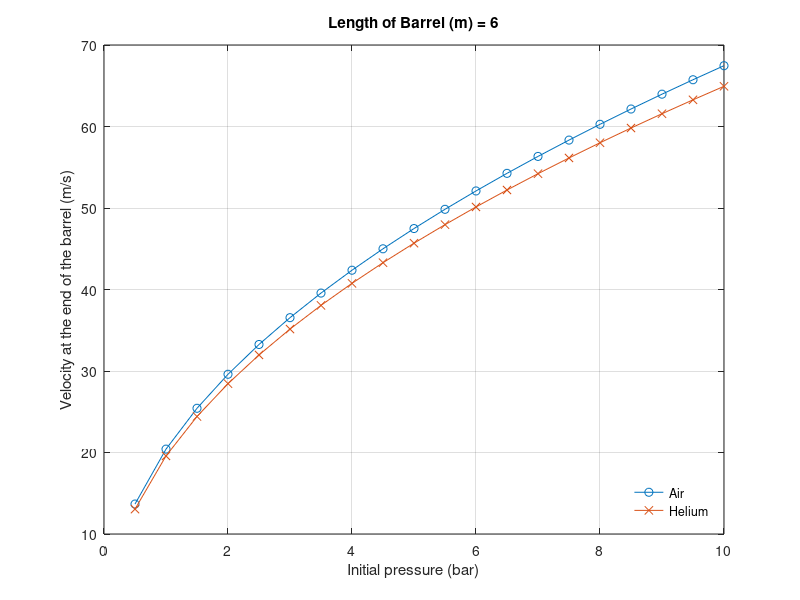
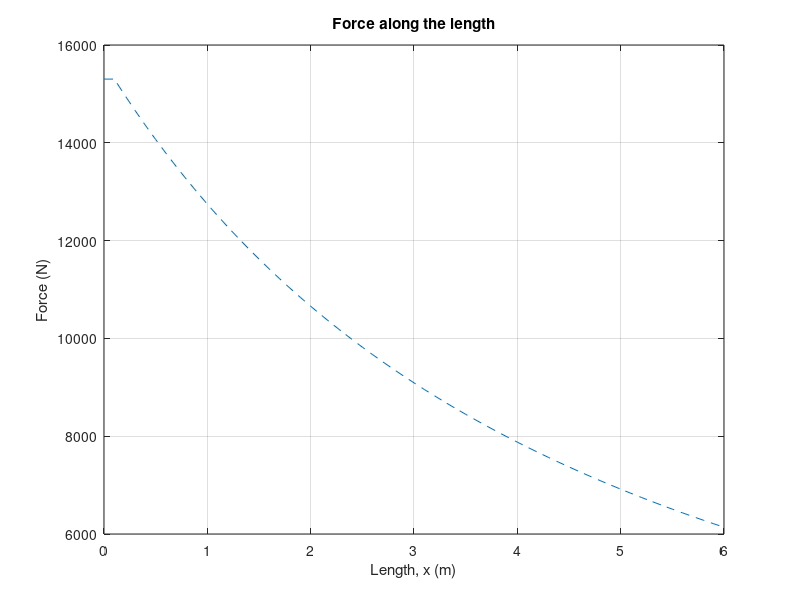
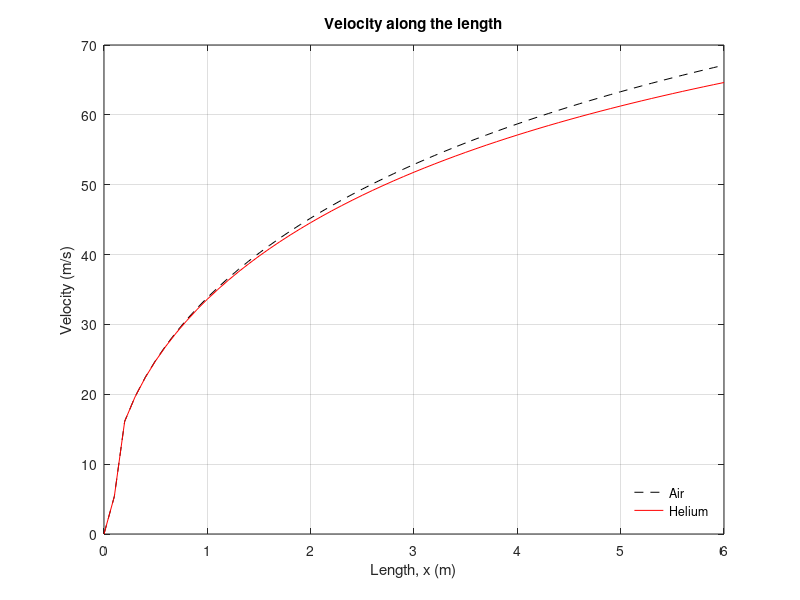
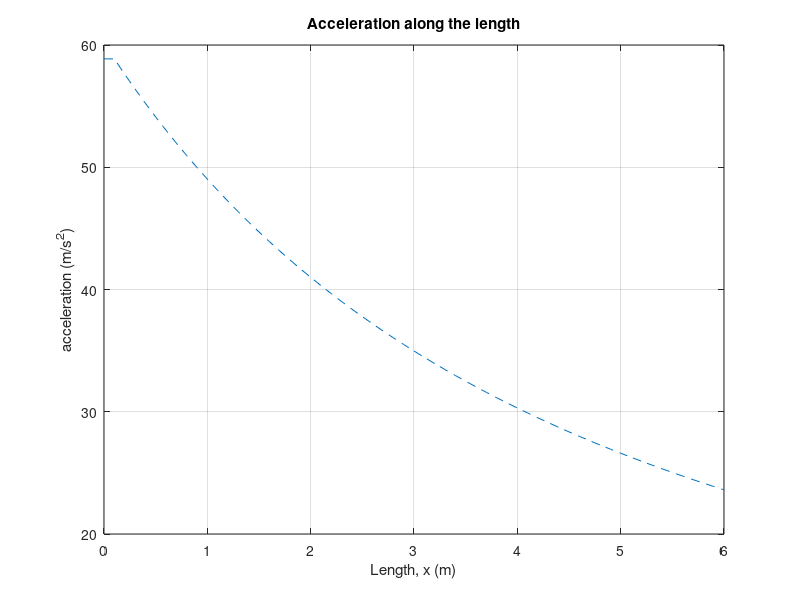

Here is the MATLAB script that generated these plots, in order:
clc
clear all
% Constants
gamma_diatomic = 1.4; % Adiabatic index for air, Oxygen
gamma_monoatomic = 1.66; % Adiabatic index for like helium
mu = 0.35; %coefficient of friction

% Parameters
P0_array = linspace(0.5e5, 10e5, 20); % Initial pressures from 1 bar to 10 bars in pascals (Pa)
% P0_array = 400000;
V0 = 0.1; % Initial volume of gas in cubic meters (m^3)
d_barrel = 140e-3; % Inner diameter of barrel in meters (m)
A = pi * (d_barrel / 2)^2; % Cross-sectional area of barrel in square meters (m^2)
m = 26.5; % Mass of the projectile in kilograms (kg)
barrel_length = 6; % Length of the barrel in meters (m)
dx = 0.1; % Step size for position
l_p = 0.0; %length of the projectile (m)

% Function to calculate the pressure at a given position for a given gas
pressure = @(P0, x, gamma) P0 * (V0 / (V0 + A * x)).^gamma;
% friction force calculations
F_fric = mu * m * 9.81; %in N

% Initialize arrays to store final velocities
final_velocity_diatomic = zeros(size(P0_array));
final_velocity_monoatomic = zeros(size(P0_array));

for j = 1:length(P0_array)
    P0 = P0_array(j);
    
    % Diatomic (Air)
    gamma = gamma_diatomic;
    x = 0:dx:barrel_length-l_p/2; % Position array
    v_diatomic = zeros(size(x)); % Velocity array for air
    f = zeros(size(x)); %force
    
    for i = 1:length(x)
if x(i) == 0
    P = P0;
else
        P = pressure(P0, x(i-1), gamma); % Pressure at previous position
end
        f(i) = (P *A - F_fric); %force matrix
        
        % Acceleration (a = F/m)
        a = (f(i)) / m;
        
        % Calculate time step dt based on current velocity
        if v_diatomic(i) > 0
            dt = dx / v_diatomic(i);
        else
            dt = dx/sqrt(2*a*dx);
        end
        
        % Update velocity using v = u + a*dt
        v_diatomic(i+1) = v_diatomic(i) + a * dt;
    end
    
    final_velocity_diatomic(j) = v_diatomic(end); % Store final velocity for air
    
    % Monoatomic (Helium)
    gamma = gamma_monoatomic;
    v_monoatomic = zeros(size(x)); % Velocity array for helium
    
    for i = 1:length(x)
       if x(i) == 0
           P = P0;
       else
        P = pressure(P0, x(i-1), gamma); % Pressure at previous position
       end

        % Acceleration (a = F/m)
        a = (P * A- F_fric) / m;
        
        % Calculate time step dt based on current velocity
        if v_monoatomic(i) > 0
            dt = dx / v_monoatomic(i);
        else
            dt = dx/sqrt(2*a*dx);
        end
        
        % Update velocity using v = u + a*dt
        v_monoatomic(i+1) = v_monoatomic(i) + a * dt;
    end
    
    final_velocity_monoatomic(j) = v_monoatomic(end); % Store final velocity for helium
end

% Plot results
figure(1);
plot(P0_array / 1e5, final_velocity_diatomic, '-o', 'DisplayName', 'Air');
hold on;
plot(P0_array / 1e5, final_velocity_monoatomic, '-x', 'DisplayName', 'Helium');
xlabel('Initial pressure (bar)');
ylabel('Velocity at the end of the barrel (m/s)');
title_str = sprintf('Length of Barrel (m) = %d', barrel_length);
title(title_str);
legend show;
legend Box off;
legend Location southeast;
grid on;
hold off;
figure(2);
plot(x, f, '--');
% plot(P0_array / 1e5, final_velocity_monoatomic, '-x', 'DisplayName', 'Helium');
xlabel('Length, x (m)');
ylabel('Force (N)');
title_str = sprintf('Force along the length');
title(title_str);
grid on;
figure(3);
plot(x, v_diatomic(1:length(x)), 'k--', 'DisplayName', 'Air');
hold on;
plot(x, v_monoatomic(1:length(x)), 'r-', 'DisplayName', 'Helium');
xlabel('Length, x (m)');
ylabel('Velocity (m/s)');
title_str = sprintf('Velocity along the length');
title(title_str);
legend show;
legend Box off;
legend Location southeast;
grid on;
hold off;
figure(4);
plot(x, f/(9.81*m), '--');
% plot(P0_array / 1e5, final_velocity_monoatomic, '-x', 'DisplayName', 'Helium');
xlabel('Length, x (m)');
ylabel('acceleration (m/s^2)');
title_str = sprintf('Acceleration along the length');
title(title_str);
grid on;